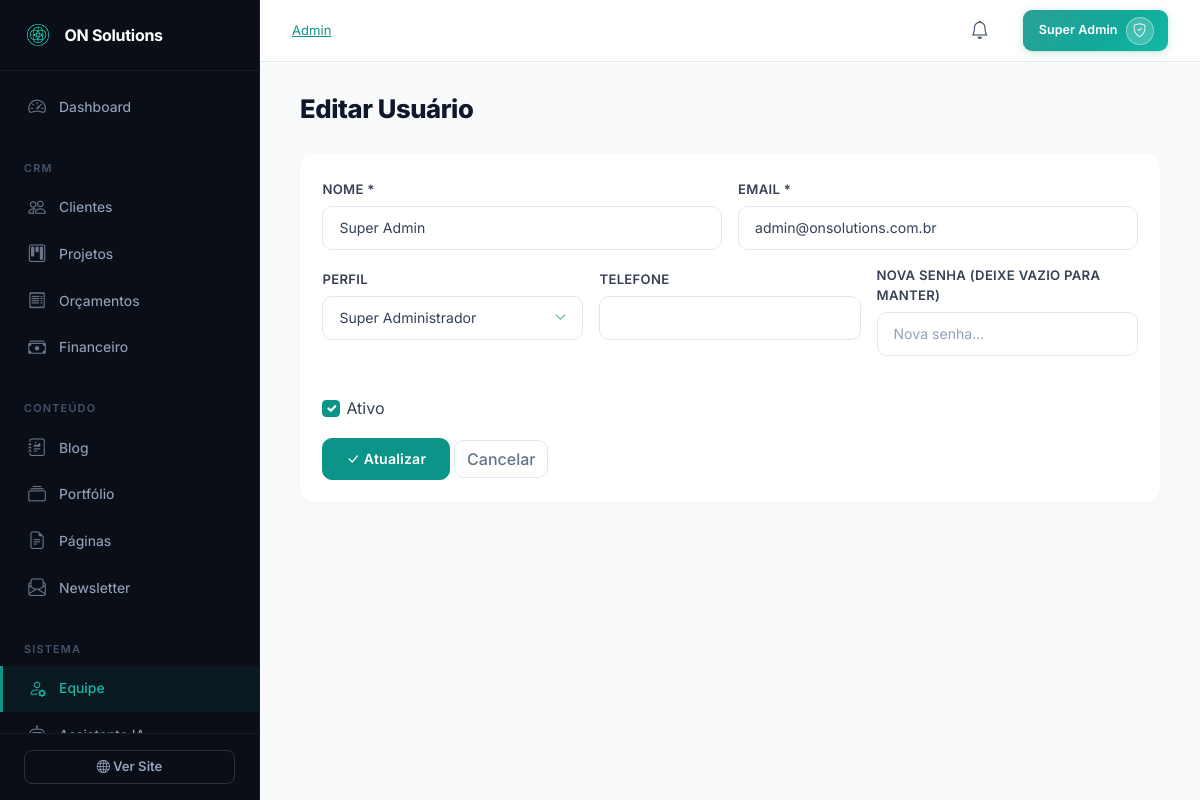
Page /admin/users/1/edit (signed in) on the committed database.
### tables this page shows
CREATE TABLE IF NOT EXISTS `users` (
    `id` INT UNSIGNED AUTO_INCREMENT PRIMARY KEY,
    `name` VARCHAR(255) NOT NULL,
    `email` VARCHAR(191) NOT NULL UNIQUE,
    `password` VARCHAR(255) NOT NULL,
    `role_id` INT UNSIGNED NOT NULL,
    `role` VARCHAR(100) NOT NULL DEFAULT 'editor',
    `avatar` VARCHAR(500) NULL,
    `phone` VARCHAR(50) NULL,
    `is_active` TINYINT(1) DEFAULT 1,
    `email_verified_at` TIMESTAMP NULL,
    `remember_token` VARCHAR(255) NULL,
    `reset_token` VARCHAR(255) NULL,
    `reset_token_expires` TIMESTAMP NULL,
    `last_login_at` TIMESTAMP NULL,
    `last_login_ip` VARCHAR(45) NULL,
    `login_attempts` INT DEFAULT 0,
    `locked_until` TIMESTAMP NULL,
    `created_at` TIMESTAMP DEFAULT CURRENT_TIMESTAMP,
    `updated_at` TIMESTAMP DEFAULT CURRENT_TIMESTAMP ON UPDATE CURRENT_TIMESTAMP,
    FOREIGN KEY (`role_id`) REFERENCES `roles`(`id`),
    INDEX `idx_users_email` (`email`),
    INDEX `idx_users_role` (`role`),
    INDEX `idx_users_active` (`is_active`)
);

### app/Controllers/Admin/UsersController.php (called while the page is built, shortened)
<?php
class UsersController extends Controller
{
    private User $userModel;
    public function __construct()
    {
        $this->userModel = new User();
    }
    public function edit(string $id): void
    {
        $user = $this->userModel->find((int)$id);
        $this->data['user'] = $user;
        $this->data['roles'] = $this->db->fetchAll("SELECT * FROM roles ORDER BY id");
        $this->data['page_title'] = 'Editar Usuário - ' . SITE_NAME;
        $this->view('admin/users/form', $this->data, 'admin');
    }
}

### public/index.php (called while the page is built, shortened)
<?php
$router = new \App\Core\Router();
require ROOT_PATH . '/routes/admin.php';
$requestUri = $_GET['url'] ?? '';
$requestUri = '/' . trim($requestUri, '/');
$requestMethod = $_SERVER['REQUEST_METHOD'];
$router->dispatch($requestUri, $requestMethod);

### app/Core/Database.php (called while the page is built, shortened)
<?php
class Database
{
    private static ?Database $instance = null;
    private PDO $pdo;
    private function __construct(array $config)
    {
        try {
            $dsn = sprintf(
                'mysql:host=%s;port=%d;dbname=%s;charset=%s',
                $config['host'],
                $config['port'],
                $config['database'],
                $config['charset']
            );
            $this->pdo = new PDO(
                $dsn,
                $config['username'],
                $config['password'],
                $config['options']
            );
        } catch (PDOException $e) {
            if (defined('APP_DEBUG') && APP_DEBUG) {
                die('Erro de conexão: ' . $e->getMessage());
            }
            die('Erro ao conectar com o banco de dados.');
        }
    }
    public static function getInstance(array $config = []): self
    {
        if (self::$instance === null) {
            self::$instance = new self($config);
        }
        return self::$instance;
    }
    public function query(string $sql, array $params = []): \PDOStatement
    {
        $stmt = $this->pdo->prepare($sql);
        $stmt->execute($params);
        return $stmt;
    }
    public function fetch(string $sql, array $params = []): ?array
    {
        $stmt = $this->query($sql, $params);
        $result = $stmt->fetch();
        return $result ?: null;
    }
}

### app/Core/Model.php (called while the page is built, shortened)
<?php
abstract class Model
{
    protected Database $db;
    protected string $table = '';
    protected string $primaryKey = 'id';
    public function __construct()
    {
        $this->db = Database::getInstance();
    }
    public function find(int $id): ?array
    {
        return $this->db->fetch(
            "SELECT * FROM {$this->table} WHERE {$this->primaryKey} = ?",
            [$id]
        );
    }
}

### app/helpers/functions.php (called while the page is built, shortened)
<?php
function url(string $path = ''): string
{
    return BASE_URL . '/' . ltrim($path, '/');
}
function e(mixed $value): string
{
    return htmlspecialchars((string)$value, ENT_QUOTES, 'UTF-8');
}
function currentUser(): ?array
{
    return $_SESSION['user'] ?? null;
}

### app/views/admin/users/form.php (the view, shortened to what this page needs)
<?php $isEdit = isset($user); ?>
<div class="page-header"><h1 class="page-title"><?= $isEdit ? 'Editar Usuário' : 'Novo Usuário' ?></h1></div>
<form method="POST" action="<?= $isEdit ? url('admin/users/' . $user['id']) : url('admin/users') ?>">
    <div class="card border-0 shadow-sm"><div class="card-body">
        <div class="row g-3">
            <div class="col-md-6"><label class="form-label">Nome *</label><input type="text" class="form-control" name="name" value="<?= e($user['name'] ?? '') ?>" required></div>
            <div class="col-md-6"><label class="form-label">Email *</label><input type="email" class="form-control" name="email" value="<?= e($user['email'] ?? '') ?>" required></div>
            <div class="col-md-4"><label class="form-label">Perfil</label>
            </div>
            <div class="col-md-4"><label class="form-label">Telefone</label><input type="text" class="form-control" name="phone" value="<?= e($user['phone'] ?? '') ?>"></div>
            <div class="col-md-4"><label class="form-label"><?= $isEdit ? 'Nova Senha (deixe vazio para manter)' : 'Senha será gerada automaticamente' ?></label>
                <?php if ($isEdit): ?><input type="password" class="form-control" name="new_password" placeholder="Nova senha..."><?php else: ?><input type="text" class="form-control" disabled value="Enviada por email"><?php endif; ?>
            </div>
            <div class="col-md-4"><div class="form-check mt-4"><input type="checkbox" class="form-check-input" name="is_active" id="is_active" <?= ($user['is_active'] ?? 1) ? 'checked' : '' ?>><label class="form-check-label" for="is_active">Ativo</label></div></div>
        </div>
        <button type="submit" class="btn btn-primary mt-3"><i class="bi bi-check-lg"></i> <?= $isEdit ? 'Atualizar' : 'Criar Usuário' ?></button>
        <a href="<?= url('admin/users') ?>" class="btn btn-outline-secondary mt-3">Cancelar</a>
    </div></div>
</form>

### app/Core/Router.php (shortened to what this page needs)
<?php
class Router
{
    private array $routes = [];
    private string $currentPrefix = '';
    private array $currentMiddlewares = [];
    public function group(array $options, callable $callback): void
    {
        $previousPrefix = $this->currentPrefix;
        $previousMiddlewares = $this->currentMiddlewares;
        $this->currentPrefix .= $options['prefix'] ?? '';
        $this->currentMiddlewares = array_merge(
            $this->currentMiddlewares,
            $options['middleware'] ?? []
        );
        $this->currentPrefix = $previousPrefix;
        $this->currentMiddlewares = $previousMiddlewares;
    }
    private function addRoute(string $method, string $uri, string $action, array $middlewares = []): self
    {
        $uri = $this->currentPrefix . '/' . ltrim($uri, '/');
        $uri = '/' . trim($uri, '/');
        $pattern = preg_replace('/\{([a-zA-Z_]+)\}/', '(?P<$1>[^/]+)', $uri);
        $pattern = '#^' . $pattern . '$#';
        $allMiddlewares = array_merge($this->currentMiddlewares, $middlewares);
        $this->routes[] = [
            'method'      => $method,
            'uri'         => $uri,
            'pattern'     => $pattern,
            'action'      => $action,
            'middlewares' => $allMiddlewares,
        ];
        return $this;
    }
    public function dispatch(string $requestUri, string $requestMethod): void
    {
        $uri = parse_url($requestUri, PHP_URL_PATH);
        $uri = '/' . trim($uri, '/');
        foreach ($this->routes as $route) {
            if ($route['method'] !== $requestMethod) {
                continue;
            }
            if (preg_match($route['pattern'], $uri, $matches)) {
                $params = array_filter($matches, 'is_string', ARRAY_FILTER_USE_KEY);
                $this->executeAction($route['action'], $params);
                return;
            }
        }
    }
    private function executeAction(string $action, array $params): void
    {
        [$controllerName, $methodName] = explode('@', $action);
        $controller = new $controllerClass();
        call_user_func_array([$controller, $methodName], $params);
    }
}

### app/views/partials/admin-topbar.php (shortened to what this page needs)
<header class="admin-topbar">
    <div class="topbar-left">
        <nav aria-label="breadcrumb" class="d-none d-md-block">
            <ol class="breadcrumb mb-0">
                <li class="breadcrumb-item"><a href="<?= url('admin/dashboard') ?>">Admin</a></li>
            </ol>
        </nav>
    </div>
    <div class="topbar-right">
        <div class="dropdown me-3">
            <button class="btn btn-link topbar-icon" data-bs-toggle="dropdown" aria-label="Notificações">
                <i class="bi bi-bell"></i>
            </button>
        </div>
        <div class="dropdown">
            <button class="btn btn-link topbar-user" data-bs-toggle="dropdown">
                <span class="user-name d-none d-md-inline"><?= e(currentUser()['name'] ?? 'Admin') ?></span>
                <span class="user-avatar">
                    <?php if ($avatar = currentUser()['avatar'] ?? null): ?>
                        <img src="<?= e($avatar) ?>" alt="Avatar">
                    <?php else: ?>
                        <i class="bi bi-shield-check"></i>
                    <?php endif; ?>
                </span>
            </button>
        </div>
    </div>
</header>

### public/assets/css/admin.css (style rules this page uses)
:root { --sidebar-width: 260px; --topbar-height: 62px; --admin-primary: #0d9488; --admin-primary-hover: #0f766e; --admin-primary-light: #14b8a6; --admin-primary-50: #f0fdfa; --admin-primary-100: #ccfbf1; }
body.admin-body { margin: 0; background: #f8fafc; font-family: 'Inter', -apple-system, BlinkMacSystemFont, sans-serif; -webkit-font-smoothing: antialiased; color: #334155; }
.admin-topbar { height: var(--topbar-height); background: #fff; border-bottom: 1px solid #e2e8f0; display: flex; align-items: center; justify-content: space-between; padding: 0 2rem; position: sticky; top: 0; z-index: 100; }
.topbar-left { display: flex; align-items: center; gap: 1rem; }
.topbar-right { display: flex; align-items: center; gap: 0.5rem; }
.topbar-icon { background: none; border: none; width: 38px; height: 38px; border-radius: 8px; display: flex; align-items: center; justify-content: center; font-size: 1.15rem; color: #475569; position: relative; cursor: pointer; text-decoration: none; transition: all 0.15s; }
.topbar-user { display: flex; align-items: center; gap: 0.5rem; background: linear-gradient(135deg, var(--admin-primary) 0%, var(--admin-primary-light) 100%); border: none; cursor: pointer; text-decoration: none; color: #fff; padding: 0.38rem 0.9rem 0.38rem 1rem; border-radius: 9px; transition: all 0.3s cubic-bezier(0.4, 0, 0.2, 1); box-shadow: 0 2px 8px rgba(13, 148, 136, 0.22), 0 1px 2px rgba(0, 0, 0, 0.06); position: relative; overflow: hidden; font-size: 0.8rem; }
.topbar-user::before { content: ''; position: absolute; inset: 0; background: linear-gradient(135deg, rgba(255,255,255,0.12) 0%, rgba(255,255,255,0) 60%); border-radius: inherit; pointer-events: none; }
.user-name { font-size: 0.78rem; font-weight: 600; color: #fff; letter-spacing: 0.1px; }
.user-avatar { width: 28px; height: 28px; background: rgba(255, 255, 255, 0.2); border: 1.5px solid rgba(255, 255, 255, 0.4); border-radius: 50%; display: flex; align-items: center; justify-content: center; color: #fff; font-size: 0.75rem; transition: all 0.3s ease; backdrop-filter: blur(4px); }
.user-avatar i { font-size: 0.85rem; }
.page-header { margin-bottom: 1.8rem; }
.page-title { font-size: 1.6rem; font-weight: 800; color: #0f172a; margin: 0; letter-spacing: -0.4px; }
.card { border: 1px solid #e2e8f0; border-radius: 14px; background: #fff; box-shadow: 0 1px 3px rgba(0,0,0,0.03); transition: box-shadow 0.3s ease, transform 0.3s ease; }
.card.border-0 { border: 1px solid #f1f5f9; }
.card-body { color: #334155; padding: 1.4rem; }
.form-control, .form-select { border-radius: 10px; border: 1.5px solid #e2e8f0; background: #fff; color: #334155; padding: 0.65rem 1rem; font-size: 0.88rem; transition: all 0.2s ease; }
.form-control::placeholder { color: #94a3b8; }
.form-label { font-weight: 600; font-size: 0.82rem; color: #374151; margin-bottom: 0.4rem; text-transform: uppercase; letter-spacing: 0.3px; }
.form-check-input:checked { background-color: var(--admin-primary); border-color: var(--admin-primary); }
.form-check-input { background-color: #fff; border-color: #d1d5db; width: 1.1em; height: 1.1em; }
.btn-primary { background: var(--admin-primary); border-color: var(--admin-primary); border-radius: 10px; font-weight: 600; font-size: 0.88rem; padding: 0.6rem 1.4rem; transition: all 0.25s cubic-bezier(0.4, 0, 0.2, 1); letter-spacing: 0.2px; }
.btn-outline-secondary { border-radius: 10px; font-weight: 500; color: #64748b; border-color: #e2e8f0; }
.breadcrumb { font-size: 0.82rem; }
.breadcrumb-item a { color: #94a3b8; }
a:not(.btn):not(.menu-link):not(.sidebar-brand):not(.nav-link):not(.dropdown-item) { color: var(--admin-primary); }
.shadow-sm { box-shadow: 0 1px 3px rgba(0,0,0,0.04) !important; }
h1, h2, h3, h4, h5, h6 { color: #0f172a; }

### rows in the picture
users: name "Super Admin", email "admin@onsolutions.com.br", is_active "☑"
